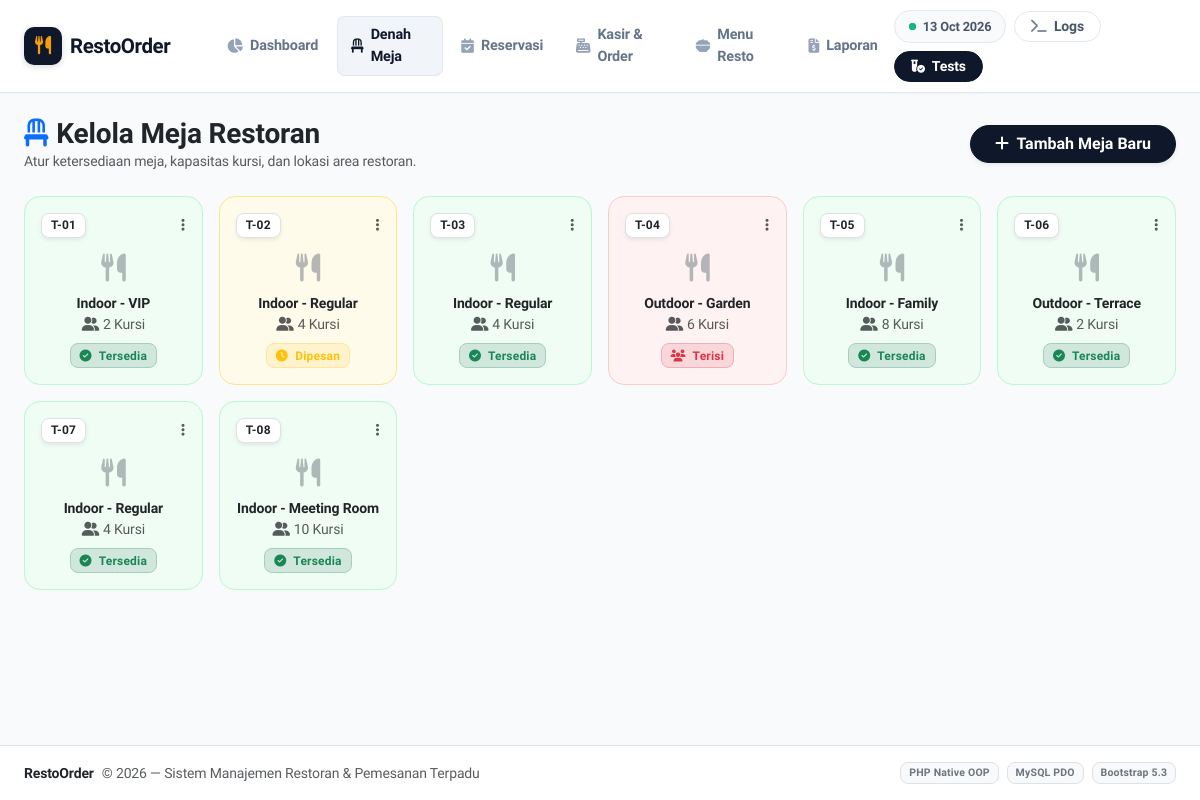
/index.php?page=tables, run on the app's committed database.
### tables this page shows
CREATE TABLE IF NOT EXISTS `tables` (
    `id` INT AUTO_INCREMENT PRIMARY KEY,
    `table_number` VARCHAR(10) NOT NULL UNIQUE,
    `capacity` INT NOT NULL DEFAULT 4,
    `location` VARCHAR(50) DEFAULT 'Indoor',
    `status` ENUM('Tersedia', 'Dipesan', 'Terisi') NOT NULL DEFAULT 'Tersedia',
    `created_at` TIMESTAMP DEFAULT CURRENT_TIMESTAMP,
    `updated_at` TIMESTAMP DEFAULT CURRENT_TIMESTAMP ON UPDATE CURRENT_TIMESTAMP
);

### app/Config/Database.php (called while the page is built, shortened)
<?php
class Database
{
    private static ?Database $instance = null;
    private PDO $connection;
    private function __construct()
    {
        $host     = '127.0.0.1';
        $port     = '3306';
        $dbName   = 'db_restoran';
        $username = 'root';
        $password = '';
        $dsn = "mysql:host={$host};port={$port};dbname={$dbName};charset=utf8mb4";
        $options = [
            PDO::ATTR_ERRMODE            => PDO::ERRMODE_EXCEPTION,
            PDO::ATTR_DEFAULT_FETCH_MODE => PDO::FETCH_ASSOC,
            PDO::ATTR_EMULATE_PREPARES   => false,
        ];
        try {
            $this->connection = new PDO($dsn, $username, $password, $options);
        } catch (PDOException $e) {
            ErrorHandler::logError("Koneksi Database Gagal: " . $e->getMessage());
            die("Koneksi ke database gagal. Pastikan MySQL sudah aktif dan jalankan setup_db.php terlebih dahulu.");
        }
    }
    public static function getInstance(): Database
    {
        if (self::$instance === null) {
            self::$instance = new self();
        }
        return self::$instance;
    }
    public function getConnection(): PDO
    {
        return $this->connection;
    }
}

### app/Core/Model.php (called while the page is built, shortened)
<?php
abstract class Model
{
    protected PDO $db;
    protected string $table = '';
    public function __construct()
    {
        $this->db = Database::getInstance()->getConnection();
    }
    public function all(string $orderBy = 'id', string $direction = 'DESC'): array
    {
        $sql = "SELECT * FROM {$this->table} ORDER BY {$orderBy} {$direction}";
        $stmt = $this->db->query($sql);
        return $stmt->fetchAll();
    }
}

### views/tables.php (the view, shortened to what this page needs)
<?php
require_once __DIR__ . '/layouts/header.php';
?>
<div class="d-flex flex-column flex-md-row justify-content-between align-items-md-center gap-3 mb-4">
    <div>
        <h3 class="fw-bold text-dark m-0"><i class="fa-solid fa-chair text-primary me-2"></i>Kelola Meja Restoran</h3>
        <p class="text-muted small m-0">Atur ketersediaan meja, kapasitas kursi, dan lokasi area restoran.</p>
    </div>
    <div>
        <button type="button" class="btn btn-primary rounded-pill px-4 shadow-sm" data-bs-toggle="modal" data-bs-target="#modalAddTable">
            <i class="fa-solid fa-plus me-1"></i> Tambah Meja Baru
        </button>
    </div>
</div>
<div class="row g-3 mb-4">
    <?php foreach ($tables as $t): ?>
        <?php
            $statusClass = 'table-available';
            if ($t['status'] === 'Dipesan') $statusClass = 'table-reserved';
            if ($t['status'] === 'Terisi') $statusClass = 'table-occupied';
        ?>
        <div class="col-6 col-sm-4 col-md-3 col-xl-2">
            <div class="table-card <?= $statusClass ?> p-3 h-100 d-flex flex-column justify-content-between">
                <div>
                    <div class="d-flex justify-content-between align-items-center mb-2">
                        <span class="badge bg-white text-dark shadow-sm border fw-bold"><?= htmlspecialchars($t['table_number']) ?></span>
                        <div class="dropdown">
                            <button class="btn btn-sm btn-link text-muted p-0" data-bs-toggle="dropdown">
                                <i class="fa-solid fa-ellipsis-vertical"></i>
                            </button>
                        </div>
                    </div>
                    <div class="text-center py-2">
                        <i class="fa-solid fa-utensils fs-3 text-secondary opacity-50"></i>
                    </div>
                </div>
                <div class="text-center">
                    <div class="small fw-semibold text-dark"><?= htmlspecialchars($t['location']) ?></div>
                    <div class="small text-muted mb-2"><i class="fa-solid fa-user-group me-1"></i><?= $t['capacity'] ?> Kursi</div>
                    <?= FormatHelper::tableStatusBadge($t['status']) ?>
                </div>
            </div>
        </div>
    <?php endforeach; ?>
</div>
<?php require_once __DIR__ . '/layouts/footer.php'; ?>

### app/Helpers/FormatHelper.php (shortened to what this page needs)
<?php
class FormatHelper
{
    public static function tableStatusBadge(string $status): string
    {
        switch ($status) {
            case 'Tersedia':
                return '<span class="badge bg-success-subtle text-success border border-success-subtle"><i class="fa-solid fa-circle-check me-1"></i> Tersedia</span>';
            case 'Dipesan':
                return '<span class="badge bg-warning-subtle text-warning border border-warning-subtle"><i class="fa-solid fa-clock me-1"></i> Dipesan</span>';
            case 'Terisi':
                return '<span class="badge bg-danger-subtle text-danger border border-danger-subtle"><i class="fa-solid fa-users me-1"></i> Terisi</span>';
        }
    }
}

### assets/css/style.css (style rules this page uses)
:root { --primary: #0f172a; --primary-accent: #2563eb; --primary-light: #f1f5f9; --accent: #f59e0b; --success: #10b981; --warning: #f59e0b; --danger: #ef4444; --dark: #0f172a; --surface: #ffffff; --light-bg: #f8fafc; --card-border: #e2e8f0; --card-shadow: 0 1px 3px 0 rgba(0, 0, 0, 0.05), 0 1px 2px -1px rgba(0, 0, 0, 0.05); --card-hover-shadow: 0 10px 15px -3px rgba(0, 0, 0, 0.07), 0 4px 6px -4px rgba(0, 0, 0, 0.05); }
body { font-family: 'Plus Jakarta Sans', system-ui, -apple-system, sans-serif; background-color: var(--light-bg); color: #334155; min-height: 100vh; display: flex; flex-direction: column; letter-spacing: -0.01em; }
.table-card { border-radius: 16px; transition: all 0.25s ease; border: 1px solid var(--card-border); }
.table-card.table-available { background: #f0fdf4; border-color: #bbf7d0; }
.table-card.table-reserved { background: #fffbeb; border-color: #fde68a; }
.table-card.table-occupied { background: #fef2f2; border-color: #fecaca; }
.btn-primary { background: #0f172a; border-color: #0f172a; color: #ffffff; font-weight: 600; transition: all 0.2s ease; }
.badge { font-weight: 600; letter-spacing: 0.2px; padding: 0.45em 0.75em; border-radius: 8px; }

### data on the page
tables: table_number "T-01", location "Indoor - VIP", capacity "2", status "Tersedia" (drawn)
tables: table_number "T-02", location "Indoor - Regular", capacity "4", status "Dipesan" (drawn)
tables: table_number "T-03", location "Indoor - Regular", capacity "4", status "Tersedia" (drawn)
tables: table_number "T-04", location "Outdoor - Garden", capacity "6", status "Terisi" (drawn)
tables: table_number "T-05", location "Indoor - Family", capacity "8", status "Tersedia" (drawn)
tables: table_number "T-06", location "Outdoor - Terrace", capacity "2", status "Tersedia" (drawn)
tables: table_number "T-07", location "Indoor - Regular", capacity "4", status "Tersedia" (drawn)
tables: table_number "T-08", location "Indoor - Meeting Room", capacity "10", status "Tersedia" (drawn)
